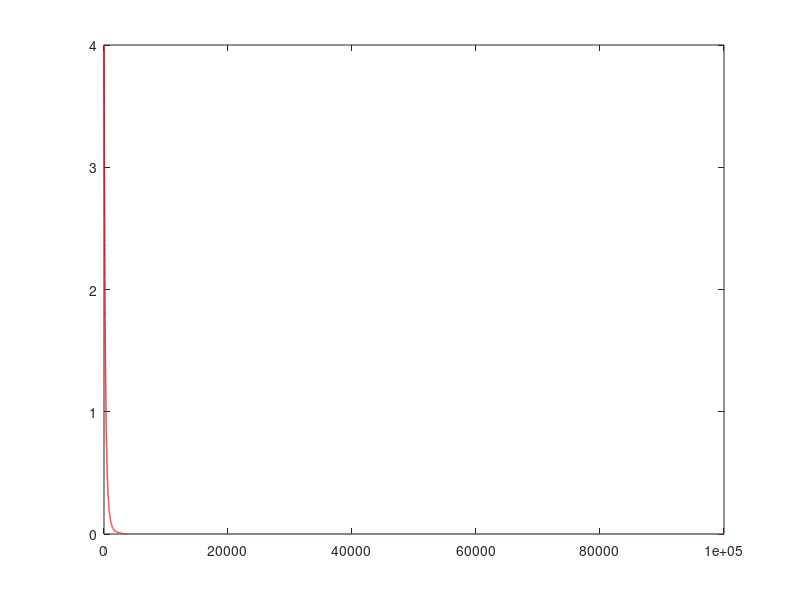

MATLAB code to generate this figure: (Note: this script raises an error after producing the figure.)
clear;clc
format long;
filePath = 'C:\Users\Alveuz\Documents\GitHub\EntropyB_Complexity\';

SolarFlaresData         = 'SolarFlaresData.mat';
BikeSharingData         = 'BikeSharingData.mat';
HouseElecCnsmptData     = 'HouseHoldElectricConsumption.mat';
% Load datasets containing UCI's data sets
% In this example SolarFlares and Household electric consumption are
% matrix while Bike sharing data for hour and day are two separated vectors
% for convinience.

% complexityType = 1; %Discrete complexity measures
complexityType = 2; %Continuous complexity measures

switch complexityType
    case 1
        dataSet = 1; load([filePath SolarFlaresData]);%Flares, contains 
        % dataSet = 2; load([filePath BikeSharingData]);%Bike Sharing
        % dataSet = 3; load([filePath HouseElecCnsmptData]);%Household electric consumption
        noOfStates  = 10;%Number of states of the system
        switch dataSet
            case 1
                Emrgnc      = zeros(3,1);
                SlfRgnztn   = zeros(3,1);
                Cmplxty     = zeros(3,1);
                %SolarFlares(:,1) contains C-Class, (:,2) M-Class, (:,3)
                %X-Class
                for i=1:3
                    pmfSample   = SolarFlares(:,i);
                    [Emrgnc(i,1), SlfRgnztn(i,1), Cmplxty(i,1)] = ...
                        DiscreteComplexityMeasures(pmfSample, noOfStates);
                end
            case 2
                Emrgnc      = zeros(2,1);
                SlfRgnztn   = zeros(2,1);
                Cmplxty     = zeros(2,1);
                %BikeSDDay(:,1) contains a counter of Bikes used per Day, 
                %BikeSDHour(:,1) contains a counter of Bikes used per Hour
                for i=1:2
                    switch i
                        case 1
                            pmfSample   = BikeSDDay(:,1);
                        case 2
                            pmfSample   = BikeSDHour(:,1);
                    end
                    [Emrgnc(i,1), SlfRgnztn(i,1), Cmplxty(i,1)] = ...
                        DiscreteComplexityMeasures(pmfSample, noOfStates);
                end
            case 3
                Emrgnc      = zeros(2,1);
                SlfRgnztn   = zeros(2,1);
                Cmplxty     = zeros(2,1);
                %Household electric consumption(:,1) contains Global house
                %consumption, (:,2) Kitchen consumption
                for i=1:2
                    pmfSample   = HouseholdPowerConsumption(:,i);
                    [Emrgnc(i,1), SlfRgnztn(i,1), Cmplxty(i,1)] = ...
                        DiscreteComplexityMeasures(pmfSample, noOfStates);
                end
        end
    case 2
        %% Continuous Complexity Measures
        % This is an example on how to use the continuous complexity
        % measures. In this, two probability density functions are
        % employed: Gaussian and Power-Law
        % Define the experimantal Setup MetaParameters
        distSampleSize  = 100000;
        distParamNum    = 10;
        %Probability Function
        % 1 = Gaussian Distribution
        % 2 = Power Law Distribution
        pdfType = 2;
        %Want to produce plots for distributions?
%          plotPDFOn = 0;%Definetively NO
       plotPDFOn = 1; %Yes, it would be amazing
        noOfStates  = 50;
        %% Create Probability Distribution Parameter Sequence
        switch pdfType
            case 1
                % Normal Distribution
                % Two Parameters, Mean (mu) and Standard Deviation (sigma)
                % Since differential entropy is translate invariant, the
                % mu parameter is dropped out of the calculations.
                paramSeq        = 1:distParamNum; 
                % Create discrete integration sequence
                maxVal  = 100;
                minVal  = 0; 
                dtSeq   = linspace (minVal, maxVal, distSampleSize); 
                % Define Mean of the Normal Distribution(i.e. Mu=0)
                mu      = (maxVal - minVal)/2;
                %Delta increment for discrete Integration
                Delta       = (maxVal-minVal)/(distSampleSize);
                for i=1:distParamNum
                    % Define Sigma of the Normal Distribution
                    sigma   = paramSeq(1,i);
                    % Create the Normal PDF
                    gaussDist   = normpdf(dtSeq,mu,sigma);
                    switch plotPDFOn
                        case 1
                            figure(2);
                            plot(dtSeq, gaussDist, 'linewidth', i); 
                            hold on;
                        otherwise
                    end
                    % Temporarely save the distribution
                    pdfMatrix(:, i) = gaussDist(1,:);
                    % Calculate Differential Complexity Measures
                    [Emrgnc(i,1), SlfRgnztn(i,1), Cmplxty(i,1)] = ...
                        ContinuousComplexityMeasures(gaussDist,...
                        minVal, maxVal, distSampleSize,noOfStates);
                end
            case 2
                % Power-Law Distribution
                % Two Parameters, xmin and scale exponent (alpha)
                % In this example, alpha is fixed, while x_min is tested.
                alpha           = 5;
                paramSeqXmin    = 1:distParamNum;
                % paramSeqScale   = 1:distParamNum;
                % Create discrete integration sequence
                maxVal      = 100;
                minVal      = 10;
                for i=1:distParamNum
                    % Define the Power-Law Density Distribution Function
                    xmin        = paramSeqXmin(i);
                    dtSeq       = linspace (xmin, maxVal, distSampleSize);
                    % Create the Power-Law PDF
                    rightHand   = ((alpha-1)/xmin);
                    leftHand    = (dtSeq(:)./xmin).^(-1*alpha);
                    pLawDist   = rightHand*leftHand;
                    switch plotPDFOn
                        case 1
                            figure(2);
                            plot(pLawDist,'r', 'linewidth', (.1*(i-1)+1 ));
                            hold on;
                    end
                    [Emrgnc(i,1), SlfRgnztn(i,1), Cmplxty(i,1)] = ...
                        ContinuousComplexityMeasures(pLawDist,...
                        minVal, maxVal, distSampleSize,noOfStates);
                end
        end
end
ESC = [Emrgnc, SlfRgnztn, Cmplxty];
figure(3);
%bar3(ESC) %If you have Matlab, you should rather prefer this plot
my_bar3(ESC,0.9) %If you used Octave, use this function
disp('Bye Cruel World!!!')

